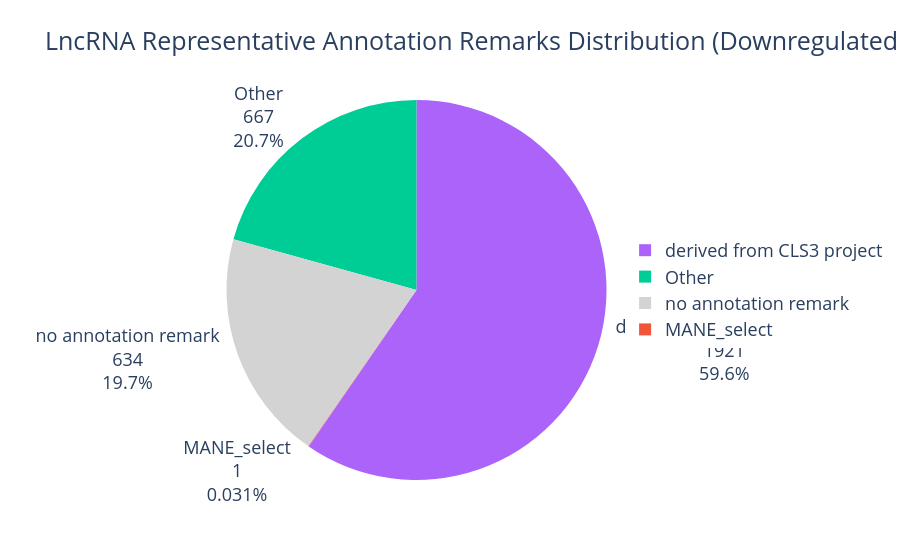

The notebook cell this image was saved under:
### Code cell
# Define custom colors for each gene category
annotation_remark_colors = {
    'MANE_select': '#EF553B',  # Red-orange (画像のmRNAに合わせて赤みがかったオレンジ色)
    'no annotation remark': '#D3D3D3',  # LightGray (薄い灰色)
    'derived from CLS3 project': '#AB63FA',  # Purple (画像のDivergent p-lncRNAに合わせて紫色)
    'derived from LRGASP': '#4682B4',  # Steelblue (画像のIntergenic p-lncRNAに合わせてsteelblue)
    'Other': '#00CC96'  # Teal-green (画像のe-lncRNAに合わせて緑色)
}

transcript_category_counts_down = (
    bottom5_genes_lncRNA
    .group_by("representative_annotation_remarks")  # Group by gene category column
    .agg(pl.len().alias("count"))  # Count occurrences
    .sort("count", descending=True)  # Sort by count in descending order
)

# Enhanced pie chart with custom colors
fig_basic = px.pie(
    transcript_category_counts_down.to_pandas(),  # Convert Polars to Pandas for plotly
    values='count',
    names='representative_annotation_remarks',
    title='LncRNA Representative Annotation Remarks Distribution (Downregulated genes)',
    color='representative_annotation_remarks',  # Add color parameter
    color_discrete_map=annotation_remark_colors  # Apply custom color mapping
)

# Customize the appearance
fig_basic.update_traces(
    textposition='outside',  # Place text outside pie slices
    textinfo='value+percent+label',  # Show value, percentage and label
    hovertemplate='<b>%{label}</b><br>Count: %{value}<br>Percentage: %{percent}<extra></extra>'
)

# Update layout for better appearance
fig_basic.update_layout(
    font_size=18,
    showlegend=True,
    legend=dict(
        orientation="v",
        yanchor="middle",
        y=0.5,
        xanchor="left",
        x=1.01
    )
)

fig_basic.show()

### Figure 1 — Plotly figure (JSON) as saved in the notebook; plotly's stock layout.template omitted (floating-point values rounded to 4 significant figures)
{"data": [{"customdata": [["derived from CLS3 project"], ["Other"], ["no annotation remark"], ["MANE_select"]], "domain": {"x": [0, 1], "y": [0, 1]}, "hovertemplate": "<b>%{label}</b><br>Count: %{value}<br>Percentage: %{percent}<extra></extra>", "labels": ["derived from CLS3 project", "Other", "no annotation remark", "MANE_select"], "legendgroup": "", "marker": {"colors": ["#AB63FA", "#00CC96", "#D3D3D3", "#EF553B"]}, "name": "", "showlegend": true, "textinfo": "value+percent+label", "textposition": "outside", "type": "pie", "values": [1921, 667, 634, 1]}], "layout": {"font": {"size": 18}, "legend": {"orientation": "v", "tracegroupgap": 0, "x": 1.01, "xanchor": "left", "y": 0.5, "yanchor": "middle"}, "showlegend": true, "title": {"text": "LncRNA Representative Annotation Remarks Distribution (Downregulated genes)"}}}
